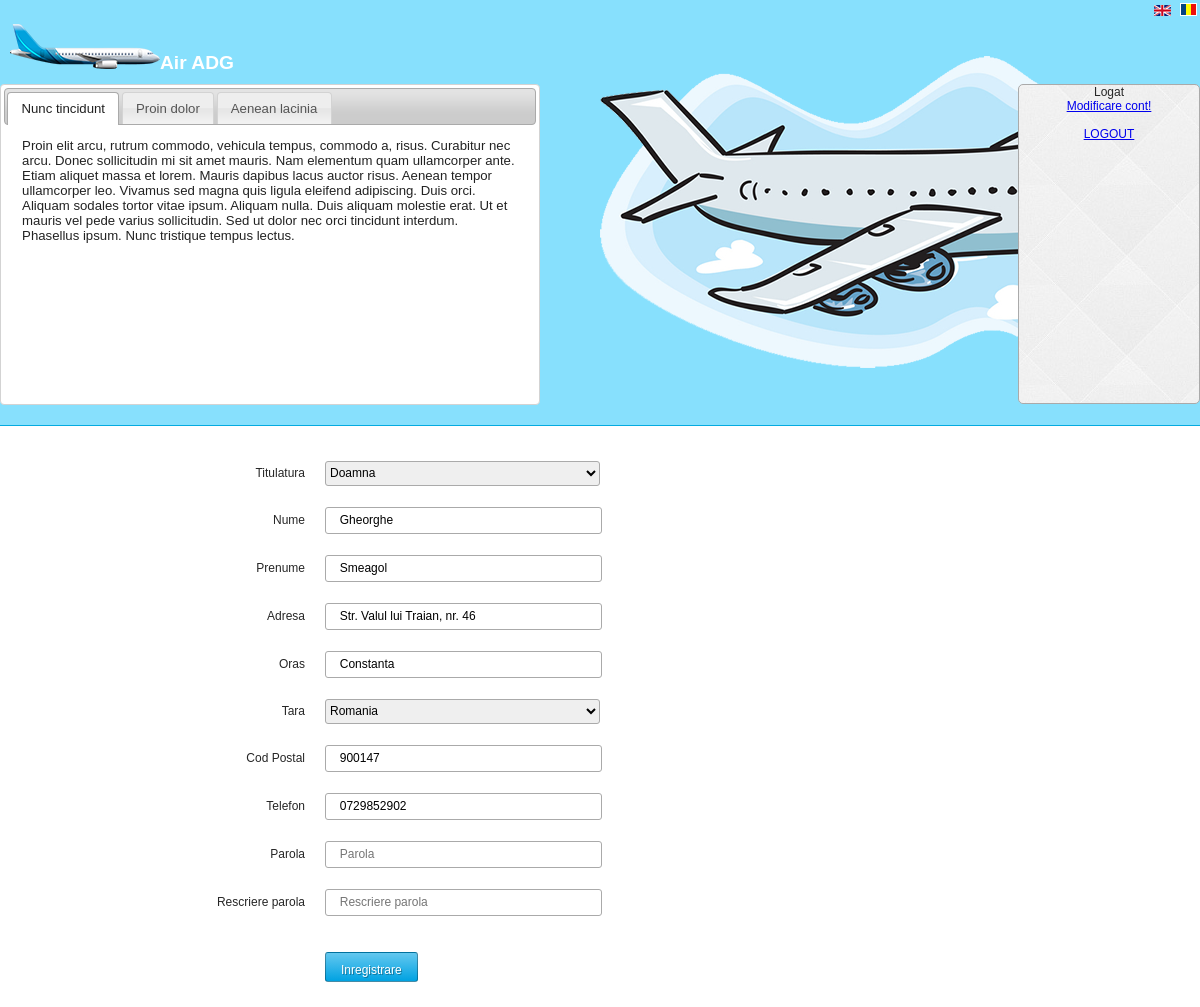
Page /edit_user.php (signed in) on the committed database.
### tables this page shows
CREATE TABLE IF NOT EXISTS `utilizatori` (
  `id_utilizator` bigint(20) NOT NULL AUTO_INCREMENT,
  `id_grup` int(11) NOT NULL,
  `id_titulatura` int(11) NOT NULL,
  `nume_utilizator` varchar(50) NOT NULL,
  `nume` varchar(50) NOT NULL,
  `prenume` varchar(50) NOT NULL,
  `adresa` varchar(100) NOT NULL,
  `oras` varchar(50) NOT NULL,
  `cod_postal` varchar(6) NOT NULL,
  `id_tara` int(11) NOT NULL,
  `email` varchar(100) NOT NULL,
  `telefon` varchar(10) NOT NULL,
  `parola` varchar(255) NOT NULL,
  `data_creare` int(11) NOT NULL,
  `status` int(11) NOT NULL,
  `cod_confirmare` varchar(25) NOT NULL,
  PRIMARY KEY (`id_utilizator`)
);

CREATE TABLE IF NOT EXISTS `tari` (
  `id_tara` int(11) NOT NULL AUTO_INCREMENT,
  `tara` varchar(100) NOT NULL,
  PRIMARY KEY (`id_tara`),
  UNIQUE KEY `tara` (`tara`)
);

### functions.php (called while the page is built, shortened)
<?php
function this_page() {
	$this_page = explode("/",$_SERVER['PHP_SELF']);
	return $this_page[count($this_page)-1];
}
?>

### languages/lang.ro.php (called while the page is built, shortened)
<?php
$lang = array();
$lang['TITLU'] = 'GAD Rezervare Bilete Avion';
$lang['EROARE_NO_USER'] = 'Acest utilizator nu exista in baza noastra de date!';
$lang['EROARE_U_P'] = 'Combinatia user/parola nu este corecta. Va rugam sa reincercati!';
$lang['EROARE_SUSPENDAT'] = 'Contul este suspendat';
$lang['LOGIN_TITLE'] = 'Contul tau';
$lang['USERNAME'] = 'Utilizator';
$lang['PAROLA'] = 'Parola';
$lang['RECUPERARE_PAROLA'] = 'Ati uitat parola?';
$lang['INREGISTRARE'] = 'Inregistrare';
$lang['LOGARE'] = 'Conectare';
$lang['FORMULAR_INREGISTRARE'] = 'Formular de inregistrare';
$lang['NUME'] = 'Nume';
$lang['PRENUME'] = 'Prenume';
$lang['TITULATURA'] = 'Titulatura';
$lang['ADRESA'] = 'Adresa';
$lang['ORAS'] = 'Oras';
$lang['TARA'] = 'Tara';
$lang['COD_POSTAL'] = 'Cod Postal';
$lang['EMAIL'] = 'Email';
$lang['TELEFON'] = 'Telefon';
$lang['RESCRIERE_PAROLA'] = 'Rescriere parola';
$lang['EROARE_USER_NAME'] = 'Introduceti numele de utilizator dorit';
$lang['EROARE_WRONG_USER_NAME'] = 'Numele de utilizator incorect!';
$lang['EROARE_NOT_VALID_USER_NAME'] = 'Acest nume de utilizator nu este valabil!';
$lang['EROARE_TITULATURA'] = 'Selectati titulatura!';
$lang['EROARE_NUME_EMPTY'] = 'Introduceti numele!';
$lang['EROARE_WRONG_NAME'] = 'Numele incorect!';
$lang['EROARE_PRENUME_EMPTY'] = 'Introduceti prenumele!';
$lang['EROARE_WRONG_PRENUME'] = 'Prenume incorect!';
$lang['EROARE_ADRESA_EMPTY'] = 'Introduceti adresa!';
$lang['EROARE_WRONG_ADRESA'] = 'Adresa incorecta!';
$lang['EROARE_ORAS_EMPTY'] = 'Introduceti orasul!';
$lang['EROARE_WRONG_ORAS'] = 'Oras incorect!';
$lang['EROARE_TARA_EMPTY'] = 'Selectati tara!';
$lang['EROARE_WRONG_CODPOSTAL'] = 'Cod postal incorect!';
$lang['EROARE_CODPOSTAL_EMPTY'] = 'Introduceti codul postal';
$lang['EROARE_EXISTING_EMAIL'] = 'Aceasta adresa de mail exista deja in baza noastra de date!';
$lang['EROARE_WRONG_CODPOSTAL'] = 'E-mail incorect!';
$lang['EROARE_CODPOSTAL_EMPTY'] = 'Introduceti e-mail-ul!';
$lang['EROARE_TELEFON_EMPTY'] = 'Introduceti numarul de telefon';
$lang['EROARE_WRONG_TELEFON'] = 'Telefonul trebuie sa fiu un numar format din 10 cifre.';
$lang['EROARE_PAROLA_EMPTY'] = 'Introduceti parola!';
$lang['EROARE_CONFPWD_EMPTY'] ='Completati parola de confirmare!';
$lang['EROARE_WRONG_PWD'] = 'Parolele nu corespund!';
$lang['HELLO'] = 'Buna';
$lang['REG_MSG1'] = 'V-ati inregistrat cu succes la ADG Air!';
$lang['REG_MSG2'] = 'Puteti incepe sa folositi contul dupa ce confirmati ';
$lang['REG_MSG3'] = 'aici';
$lang['REG_MSG4'] = 'Multumim pentru ca ati ales ADG Air';
$lang['REG_MSG5'] = 'Bine ati venit!';
$lang['REG_MSG6'] = 'ADG Air';
$lang['EDIT_USER_SUCCES'] = 'Contul dumneavoastra a fost editat!';
$lang['USERNAME_PLH'] = 'Numele de utilizator';
$lang['NUME_PLH'] = 'Numele dumneavoastra';
$lang['PRENUME_PLH'] = 'Prenumele dumneavoastra';
$lang['ADRESA_PLH'] = 'Adresa dumneavoastra';
$lang['ORAS_PLH'] = 'Orasul dumneavoastra';
$lang['TARA_PLH'] = 'Tara dumneavoastra';
$lang['COD_POSTAL_PLH'] = 'Codul Postal';
?>

### edit_user.php (the view, shortened to what this page needs)
<?php require_once("config.php");?>
<?php
    $s = mysql_query("SELECT * FROM `utilizatori` WHERE `id_utilizator`='".mysql_real_escape_string($_SESSION['id_utilizator'])."' LIMIT 1");
    $r = mysql_fetch_assoc($s);
	$titulatura = $r['id_titulatura'];
    $nume = $r['nume'];
    $prenume = $r['prenume'];
    $adresa = $r['adresa'];
	$oras = $r['oras'];
    $tara = $r['id_tara'];
    $telefon = $r['telefon'];
    $codPostal = $r['cod_postal'];
?>
<?php include_once 'head.php'; ?>
<?php include('header.php'); ?>
	<div class="main_content">
		<div class="wrap">
				<form action="" method="post" name="register_form" id="creare_cont" action="">
 					<table cellpadding="0" cellspacing="0" border="0" class="register_table">
 						<tr>
 							<td class="form-input-name"><?php echo $lang['TITULATURA']; ?></td>
 							<td class="input">
 								<select id="tara" name="titulatura" placeholder="<?php echo $lang['TITULATURA']; ?>"  autocomplete="off">
 									<?php
 										$sql = mysql_query("SELECT * FROM `titulaturi`");
 										while($rand = mysql_fetch_array($sql)) {
 									?>
 									<option value="<?php echo $rand['id_titulatura'];?>"><?php if(isset($titulatura) and $titulatura==$rand['id_titulatura']) echo 'selected'; ?><?php echo $rand['titulatura'];?></option>
 									<?php
 									}
 									?>
 								</select>
							<br/>
 							</td>
 							<td class=""><span id="titulatura1"></span></td>
 						</tr>
 						<tr>
 							<td class="form-input-name"><?php echo $lang['NUME']; ?></td>
 							<td class="input"><input type="text" id="name" onBlur="validateNume();" name="name" placeholder="<?php echo $lang['NUME_PLH'];?>"; value="<?php if(isset($nume)) echo $nume;?>" autocomplete="off" required="required" /></td>
 							<td class=""><span id="name1"></span></td>
 						</tr>
 						<tr>
 							<td class="form-input-name"><?php echo $lang['PRENUME']; ?></td>
 							<td class="input"><input type="text" id="prenume" onBlur="validatePrenume();" name="prenume" placeholder="<?php echo $lang['PRENUME_PLH']; ?>" value="<?php if(isset($prenume)) echo $prenume;?>"  autocomplete="off" required="required" /></td>
 							<td class=""><span id="prenume1"></span></td>
 						</tr>
 						<tr>
 							<td class="form-input-name"><?php echo $lang['ADRESA']; ?></td>
 							<td class="input"><input type="text" name="adresa" id="adresa" onBlur="validateAdresa()" placeholder="<?php echo $lang['ADRESA_PLH']; ?>" value="<?php if(isset($adresa)) echo $adresa;?>" autocomplete="off" /></td>
 							<td class=""><span id="adresa1"></span></td>
 						</tr>
 						<tr>
 							<td class="form-input-name"><?php echo $lang['ORAS']; ?></td>
 							<td class="input"><input type="text" name="oras"  id="oras" onBlur="validateOras()" placeholder="<?php echo $lang['ORAS_PLH']; ?>" value="<?php if(isset($oras)) echo $oras;?>" autocomplete="off" /></td>
 							<td class=""><span id="oras1"></span></td>
 						</tr>
 						<tr>
							<td class="form-input-name"><?php echo $lang['TARA']; ?></td>
							<td class="input">
								<select id="tara" onChange="slctemp()" onBlur="madeSelection()" name="tara" placeholder="<?php echo $lang['TARA_PLH']; ?>"  autocomplete="off">
									<?php
 									$sql = mysql_query("SELECT * FROM `tari`");
										while($rand = mysql_fetch_array($sql)) {
									?>
									<option value="<?php echo $rand['id_tara'];?>" <?php if(isset($tara) and $tara==$rand['id_tara']) echo 'selected'; ?>><?php echo $rand['tara'];?></option>
									<?php
									}
									?>
								</select>	<br/>
 							<td class=""><span id="tara1"></span></td>
 						</tr>
 						<tr>
 							<td class="form-input-name"><?php echo $lang['COD_POSTAL']; ?></td>
 							<td class="input"><input type="text" name="codPostal" id="codPostal" onBlur="validateCodPostal()" placeholder="<?php echo $lang['COD_POSTAL_PLH']; ?>" value="<?php if(isset($codPostal)) echo $codPostal;?>" autocomplete="off" /></td>
 							<td class=""><span id="codPostal1"></span></td>
 						</tr>
 						<tr>
 							<td class="form-input-name"><?php echo $lang['TELEFON']; ?></td>
 							<td class="input"><input type="tel" id="telefon" name="telefon" onKeyup="isNumeric()" maxlength="10" splaceholder="<?php echo $lang['TELEFON_PLH']; ?>" value="<?php if(isset($telefon)) echo $telefon;?>" autocomplete="off" required="required"/></td>
 							<td class=""><span id="telefon1"></span></td>
 						</tr>
 						<tr>
 							<td class="form-input-name"><?php echo $lang['PAROLA']; ?></td>
 							<td class="input"><input type="password" id="pwd" name="pwd" placeholder="<?php echo $lang['PAROLA_PLH']; ?>" autocomplete="off" value=""  /></td>
 							<td class=""><span id="pwd1"></span></td>
 						</tr>
 						<tr>
 							<td class="form-input-name"><?php echo $lang['RESCRIERE_PAROLA']; ?></td>
 							<td class="input"><input type="password" name="pwd_con" id="pwd_con" placeholder="<?php echo $lang['RESCRIERE_PAROLA_PLH']; ?>" autocomplete="off" value="" /></td>
 							<td class=""><span id="pwdcon1"></span></td>
 						</tr>
 						<tr>
 							<td class="form-input-name"></td>
 							<td><input type="submit" id="edit_user" name="edit_user" value="<?php echo $lang['INREGISTRARE']; ?>" /></td>
 						</tr>
 					</table>
		</div>
	</div>
<?php include('footer.php'); ?>

### head.php (shortened to what this page needs)
<!DOCTYPE html>
<html>
<head>
<link type="text/css" href="css/normalize.min.css" rel="stylesheet" media="screen" />
<link type="text/css" href="css/style.css" rel="stylesheet" media="screen" />
 <link rel="stylesheet" href="http://code.jquery.com/ui/1.10.3/themes/smoothness/jquery-ui.css" />
</head>
<body>

### header.php (shortened to what this page needs)
<header class="clear">
	<div class="wrap">
		<div class="top">
			<div class="logo">
				<a href="index.php"><img src="images/airplane_logo.png" border="0" class="logoimage" />Air ADG</a>
			</div>
			<div class="languages">
					<a href="<?php echo this_page();?>?lang=en"><img src="images/en.png" /></a>
					<a href="<?php echo this_page();?>?lang=ro"><img src="images/ro.png" /></a>
				</div>
		</div>
		<div id="menucont">
			<div id="tabs">
			  <ul>
				<li><a href="#tabs-1">Nunc tincidunt</a></li>
				<li><a href="#tabs-2">Proin dolor</a></li>
				<li><a href="#tabs-3">Aenean lacinia</a></li>
			  </ul>
			  <div id="tabs-1" class="tabContent">
				<p>Proin elit arcu, rutrum commodo, vehicula tempus, commodo a, risus. Curabitur nec arcu. Donec sollicitudin mi sit amet mauris. Nam elementum quam ullamcorper ante. Etiam aliquet massa et lorem. Mauris dapibus lacus auctor risus. Aenean tempor ullamcorper leo. Vivamus sed magna quis ligula eleifend adipiscing. Duis orci. Aliquam sodales tortor vitae ipsum. Aliquam nulla. Duis aliquam molestie erat. Ut et mauris vel pede varius sollicitudin. Sed ut dolor nec orci tincidunt interdum. Phasellus ipsum. Nunc tristique tempus lectus.</p>
			  </div>
			</div>
		</div>
			<div id="right_tab">
					<?php if(!isset($_SESSION['logat'])) { ?>
					<h2><?php echo $lang['LOGIN_TITLE'] ?> </h2>
					<p>Autentificati-va sau creati un cont pentru a putea rezerva bilete.</p>
					<a href="#" id="afiseaza_login" class="login_links"><?php echo $lang['LOGARE']; ?></a>
					<a href="register.php" class="login_links"><?php echo $lang['INREGISTRARE']; ?></a>
					<div id="loginform">
						<form action="" name="formular_login" method="post" class="loginForm">
								<?php if(isset($err['userName'])) echo '<span class="eroare">'.$err['userName'].'</span>'; ?>
								<div><label for="userName"><?php echo $lang['USERNAME']; ?></label>
								<input id="userName" type="userName" name="userName" placeholder="utilizator" required></div>
								<?php if(isset($err['passwordLogin'])) echo '<span class="eroare">'.$err['passwordLogin'].'</span>'; ?>
								<div><label for="password"><?php echo $lang['PAROLA']; ?></label>
								<input type="password" id="passwordLogin" name="passwordLogin" placeholder="" required></div>
								<div>
									<input type="submit" name="loginForm" id="loginForm" value="<?php echo $lang['LOGARE']; ?>">
								</div>
								<a href="resetare_parola.php"  class="login_links"><?php echo $lang['RECUPERARE_PAROLA']; ?></a>
						</form>
					</div>
					<?php } else { ?>
					<p><?php echo $lang['LOGAT'] ?></p>
					<a href="edit_user.php"><?php echo $lang['MODIFY_USER'] ?></a><br/></br>
					<a href="logout.php">LOGOUT</a>
					<?php } ?>
			</div>
	</div>
</header>

### footer.php (shortened to what this page needs)
</body>
</html>

### css/style.css (style rules this page uses)
html, body, header, footer, section, menu, span, applet, object, iframe, h1, h2, h3, h4, h5, h6, p, blockquote, pre, a, abbr, acronym, address, big, cite, code, del, dfn, em, img, ins, kbd, q, s, samp, small, strike, strong, sub, sup, tt, var, b, u, i, center, dl, dt, dd, ol, ul, li, fieldset, form, label, legend, table, caption, tbody, tfoot, thead, tr, th, td, table, caption, tbody, tfoot, thead, tr, th, td, article, aside, canvas, details, embed, figure, figcaption, footer, header, hgroup, menu, nav, output, ruby, section, summary, time, mark, audio, video { margin: 0; padding: 0; border: 0; font-size: 100%; font: inherit; vertical-align: baseline; }
ol, ul { list-style: none; }
table { border-collapse: collapse; border-spacing: 0; }
a img { border: none; }
body { font-family: Arial, Helvetica, sans-serif; font-size: 12px; color: #262626; }
a { text-decoration: underline; }
.clear { clear:both; display: block; }
header { background: #87e0fd url(../images/airplane.png) no-repeat right center; width: 100%; padding-bottom: 20px; border-bottom: 1px #05abe0 solid; margin: 0 0 2% 0; }
.wrap { width: 960px; margin: 0 auto; }
.top { float: left; clear: both; position: relative; width: 100%; }
.logo { margin-top: 14px; float: left; padding: 10px 0 10px 10px; }
.logo img { display: inline-block; }
.logo a { color: #fff; font-size: 160%; text-decoration: none; font-weight: bold; }
#menucont { width: 65%; position: relative; z-index: 2000; float: left; }
form { width: 80%; float: left; }
form input, form textarea, form select { width: 90%; height: 25px; line-height: 25px; padding: 0 5%; border: 1px #aaa solid; -webkit-border-radius: 3px; -moz-border-radius: 3px; border-radius: 3px; }
form select { width: 100%; padding: 0; }
form input[type=submit] { border: 1px solid rgba(0, 0, 0, 0.3); background: #64c8ef; background: -moz-linear-gradient(top, #64c8ef 0%, #00a2e2 100%); background: -webkit-gradient(linear, left top, left bottombottom, color-stop(0%,#64c8ef), color-stop(100%,#00a2e2)); background: -webkit-linear-gradient(top, #64c8ef 0%,#00a2e2 100%); background: -o-linear-gradient(top, #64c8ef 0%,#00a2e2 100%); background: -ms-linear-gradient(top, #64c8ef 0%,#00a2e2 100%); background: linear-gradient(to bottombottom, #64c8ef 0%,#00a2e2 100%); filter: progid:DXImageTransform.Microsoft.gradient( startColorstr='#64c8ef', endColorstr='#00a2e2',GradientType=0 ); color: #fff; padding: 5px 15px; height: 30px; margin-right: 0; margin-top: 15px; margin-bottom: 15px; border-radius: 3px; text-shadow: 1px 1px 0px rgba(0, 0, 0, 0.3); width: auto; }
#right_tab { width: 30%; float: right; border: #aaa 1px solid; border-radius: 5px; background: #e9e9e9 url(../images/log-bg.jpg); height: 318px; text-align: center; }
.languages { float: right; }
.languages img { margin: 3px; border: 0px; }
.tabContent { height: 250px; overflow: hidden; }
.form-input-name { width: 50%; text-align: right; }
.register_table tr td { padding: 10px; border-top: 1px solid #fff; }
.register_table tr:last-child td { padding: 10px; border-bottom: none; border-top: 1px solid #fff; }
@media only screen and (max-width: 959px), screen and (max-device-width: 959px) { .wrap { width:100%; } }
@media only screen and (max-width: 959px), screen and (max-device-width: 959px) { #right_tab { width: 15%; } }
@media only screen and (max-width: 959px), screen and (max-device-width: 959px) { #menucont { width:45%; } }

### rows in the picture
utilizatori: name "Gheorghe", prenume "Smeagol", adresa "Str. Valul lui Traian, nr. 46", oras "Constanta", tara "Romania", codPostal "900147", telefon "0729852902"

### other values in the picture
$lang['LOGAT'] "Logat"
$lang['MODIFY_USER'] "Modificare cont!"
$lang['TITULATURA'] "Titulatura"
$lang['NUME'] "Nume"
$lang['PRENUME'] "Prenume"
$lang['ADRESA'] "Adresa"
$lang['ORAS'] "Oras"
$lang['TARA'] "Tara"
$lang['COD_POSTAL'] "Cod Postal"
$lang['TELEFON'] "Telefon"
$lang['PAROLA'] "Parola"
$lang['RESCRIERE_PAROLA'] "Rescriere parola"
form field titulatura "Doamna"
